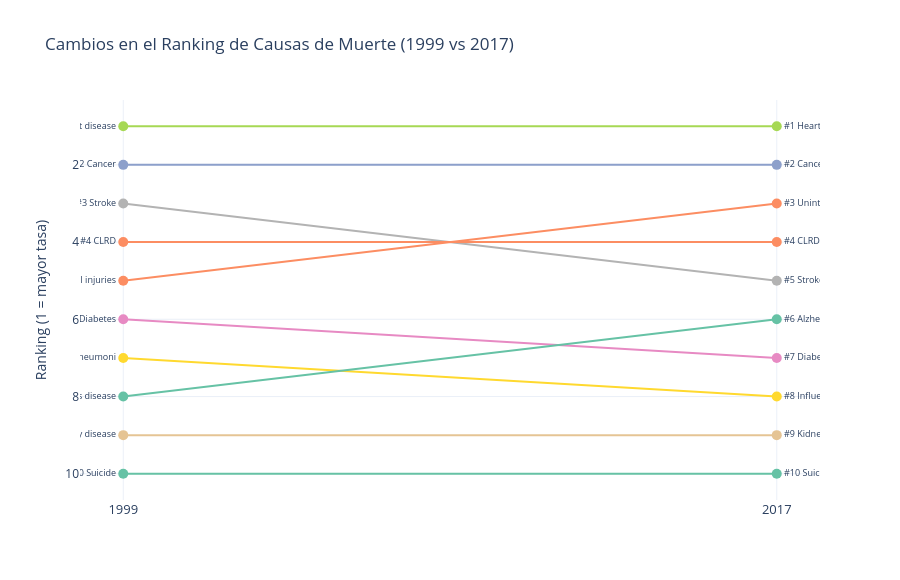

Source (notebook cell):
### Markdown cell above
## 5.2. Cambios en el ranking: 1999 vs 2017

### Code cell
# Bump chart
fig = go.Figure()
colors = px.colors.qualitative.Set2
for i, row in merged.iterrows():
    color = colors[i % len(colors)]
    fig.add_trace(go.Scatter(
        x=[1999, 2017],
        y=[row['rank_1999'], row['rank_2017']],
        mode='lines+markers+text',
        line=dict(color=color, width=2),
        marker=dict(size=10, color=color),
        text=[f"#{int(row['rank_1999'])} {row['cause_name'][:22]}",
              f"#{int(row['rank_2017'])} {row['cause_name'][:22]}"],
        textposition=['middle left','middle right'],
        textfont=dict(size=9),
        name=row['cause_name'][:22],
        showlegend=False
    ))
fig.update_layout(
    title='Cambios en el Ranking de Causas de Muerte (1999 vs 2017)',
    xaxis=dict(tickvals=[1999, 2017], tickfont=dict(size=13)),
    yaxis=dict(title='Ranking (1 = mayor tasa)', autorange='reversed'),
    height=580, template='plotly_white'
)
fig.show()

### Figure 1 — Plotly figure (JSON) as saved in the notebook; plotly's stock layout.template omitted (floating-point values rounded to 4 significant figures)
{"data": [{"line": {"color": "rgb(166,216,84)", "width": 2}, "marker": {"color": "rgb(166,216,84)", "size": 10}, "mode": "lines+markers+text", "name": "Heart disease", "showlegend": false, "text": ["#1 Heart disease", "#1 Heart disease"], "textfont": {"size": 9}, "textposition": ["middle left", "middle right"], "type": "scatter", "x": [1999, 2017], "y": [1, 1]}, {"line": {"color": "rgb(141,160,203)", "width": 2}, "marker": {"color": "rgb(141,160,203)", "size": 10}, "mode": "lines+markers+text", "name": "Cancer", "showlegend": false, "text": ["#2 Cancer", "#2 Cancer"], "textfont": {"size": 9}, "textposition": ["middle left", "middle right"], "type": "scatter", "x": [1999, 2017], "y": [2, 2]}, {"line": {"color": "rgb(179,179,179)", "width": 2}, "marker": {"color": "rgb(179,179,179)", "size": 10}, "mode": "lines+markers+text", "name": "Stroke", "showlegend": false, "text": ["#3 Stroke", "#5 Stroke"], "textfont": {"size": 9}, "textposition": ["middle left", "middle right"], "type": "scatter", "x": [1999, 2017], "y": [3, 5]}, {"line": {"color": "rgb(252,141,98)", "width": 2}, "marker": {"color": "rgb(252,141,98)", "size": 10}, "mode": "lines+markers+text", "name": "CLRD", "showlegend": false, "text": ["#4 CLRD", "#4 CLRD"], "textfont": {"size": 9}, "textposition": ["middle left", "middle right"], "type": "scatter", "x": [1999, 2017], "y": [4, 4]}, {"line": {"color": "rgb(252,141,98)", "width": 2}, "marker": {"color": "rgb(252,141,98)", "size": 10}, "mode": "lines+markers+text", "name": "Unintentional injuries", "showlegend": false, "text": ["#5 Unintentional injuries", "#3 Unintentional injuries"], "textfont": {"size": 9}, "textposition": ["middle left", "middle right"], "type": "scatter", "x": [1999, 2017], "y": [5, 3]}, {"line": {"color": "rgb(231,138,195)", "width": 2}, "marker": {"color": "rgb(231,138,195)", "size": 10}, "mode": "lines+markers+text", "name": "Diabetes", "showlegend": false, "text": ["#6 Diabetes", "#7 Diabetes"], "textfont": {"size": 9}, "textposition": ["middle left", "middle right"], "type": "scatter", "x": [1999, 2017], "y": [6, 7]}, {"line": {"color": "rgb(255,217,47)", "width": 2}, "marker": {"color": "rgb(255,217,47)", "size": 10}, "mode": "lines+markers+text", "name": "Influenza and pneumoni", "showlegend": false, "text": ["#7 Influenza and pneumoni", "#8 Influenza and pneumoni"], "textfont": {"size": 9}, "textposition": ["middle left", "middle right"], "type": "scatter", "x": [1999, 2017], "y": [7, 8]}, {"line": {"color": "rgb(102,194,165)", "width": 2}, "marker": {"color": "rgb(102,194,165)", "size": 10}, "mode": "lines+markers+text", "name": "Alzheimer's disease", "showlegend": false, "text": ["#8 Alzheimer's disease", "#6 Alzheimer's disease"], "textfont": {"size": 9}, "textposition": ["middle left", "middle right"], "type": "scatter", "x": [1999, 2017], "y": [8, 6]}, {"line": {"color": "rgb(229,196,148)", "width": 2}, "marker": {"color": "rgb(229,196,148)", "size": 10}, "mode": "lines+markers+text", "name": "Kidney disease", "showlegend": false, "text": ["#9 Kidney disease", "#9 Kidney disease"], "textfont": {"size": 9}, "textposition": ["middle left", "middle right"], "type": "scatter", "x": [1999, 2017], "y": [9, 9]}, {"line": {"color": "rgb(102,194,165)", "width": 2}, "marker": {"color": "rgb(102,194,165)", "size": 10}, "mode": "lines+markers+text", "name": "Suicide", "showlegend": false, "text": ["#10 Suicide", "#10 Suicide"], "textfont": {"size": 9}, "textposition": ["middle left", "middle right"], "type": "scatter", "x": [1999, 2017], "y": [10, 10]}], "layout": {"height": 580, "title": {"text": "Cambios en el Ranking de Causas de Muerte (1999 vs 2017)"}, "xaxis": {"tickfont": {"size": 13}, "tickvals": [1999, 2017]}, "yaxis": {"autorange": "reversed", "title": {"text": "Ranking (1 = mayor tasa)"}}}}
